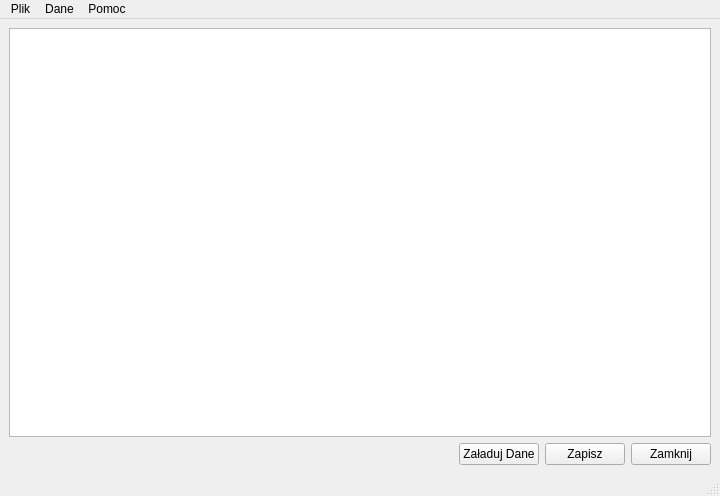
<?xml version="1.0" encoding="UTF-8"?>
<ui version="4.0">
 <class>MainWindow</class>
 <widget class="QMainWindow" name="MainWindow">
  <property name="geometry">
   <rect>
    <x>0</x>
    <y>0</y>
    <width>720</width>
    <height>496</height>
   </rect>
  </property>
  <property name="windowTitle">
   <string>Qt Example</string>
  </property>
  <widget class="QWidget" name="centralwidget">
   <layout class="QGridLayout" name="gridLayout">
    <item row="0" column="0">
     <layout class="QVBoxLayout" name="verticalLayout">
      <item>
       <widget class="QTableView" name="tableView"/>
      </item>
      <item>
       <layout class="QHBoxLayout" name="horizontalLayout">
        <item>
         <spacer name="horizontalSpacer">
          <property name="orientation">
           <enum>Qt::Horizontal</enum>
          </property>
          <property name="sizeHint" stdset="0">
           <size>
            <width>40</width>
            <height>20</height>
           </size>
          </property>
         </spacer>
        </item>
        <item>
         <widget class="QPushButton" name="btnLoadData">
          <property name="text">
           <string>Załaduj Dane</string>
          </property>
         </widget>
        </item>
        <item>
         <widget class="QPushButton" name="btnSave">
          <property name="text">
           <string>Zapisz</string>
          </property>
         </widget>
        </item>
        <item>
         <widget class="QPushButton" name="btnClose">
          <property name="text">
           <string>Zamknij</string>
          </property>
         </widget>
        </item>
       </layout>
      </item>
     </layout>
    </item>
   </layout>
  </widget>
  <widget class="QMenuBar" name="menubar">
   <property name="geometry">
    <rect>
     <x>0</x>
     <y>0</y>
     <width>720</width>
     <height>21</height>
    </rect>
   </property>
   <widget class="QMenu" name="menuPlik">
    <property name="title">
     <string>Plik</string>
    </property>
    <addaction name="actionClose"/>
   </widget>
   <widget class="QMenu" name="menuPomoc">
    <property name="title">
     <string>Pomoc</string>
    </property>
    <addaction name="actionInfo"/>
   </widget>
   <widget class="QMenu" name="menuDane">
    <property name="title">
     <string>Dane</string>
    </property>
    <addaction name="actionLoad"/>
    <addaction name="actionSave"/>
   </widget>
   <addaction name="menuPlik"/>
   <addaction name="menuDane"/>
   <addaction name="menuPomoc"/>
  </widget>
  <widget class="QStatusBar" name="statusbar"/>
  <action name="actionInfo">
   <property name="text">
    <string>Informacja</string>
   </property>
  </action>
  <action name="actionClose">
   <property name="text">
    <string>Zamknij</string>
   </property>
  </action>
  <action name="actionLoad">
   <property name="text">
    <string>Załaduj dane</string>
   </property>
  </action>
  <action name="actionSave">
   <property name="text">
    <string>Zapisz</string>
   </property>
  </action>
 </widget>
 <resources/>
 <connections>
  <connection>
   <sender>actionClose</sender>
   <signal>triggered()</signal>
   <receiver>MainWindow</receiver>
   <slot>close()</slot>
   <hints>
    <hint type="sourcelabel">
     <x>-1</x>
     <y>-1</y>
    </hint>
    <hint type="destinationlabel">
     <x>399</x>
     <y>299</y>
    </hint>
   </hints>
  </connection>
  <connection>
   <sender>btnClose</sender>
   <signal>clicked()</signal>
   <receiver>actionClose</receiver>
   <slot>trigger()</slot>
   <hints>
    <hint type="sourcelabel">
     <x>671</x>
     <y>453</y>
    </hint>
    <hint type="destinationlabel">
     <x>-1</x>
     <y>-1</y>
    </hint>
   </hints>
  </connection>
  <connection>
   <sender>btnLoadData</sender>
   <signal>clicked()</signal>
   <receiver>actionLoad</receiver>
   <slot>trigger()</slot>
   <hints>
    <hint type="sourcelabel">
     <x>509</x>
     <y>453</y>
    </hint>
    <hint type="destinationlabel">
     <x>-1</x>
     <y>-1</y>
    </hint>
   </hints>
  </connection>
  <connection>
   <sender>btnSave</sender>
   <signal>clicked()</signal>
   <receiver>actionSave</receiver>
   <slot>trigger()</slot>
   <hints>
    <hint type="sourcelabel">
     <x>590</x>
     <y>453</y>
    </hint>
    <hint type="destinationlabel">
     <x>-1</x>
     <y>-1</y>
    </hint>
   </hints>
  </connection>
 </connections>
</ui>
